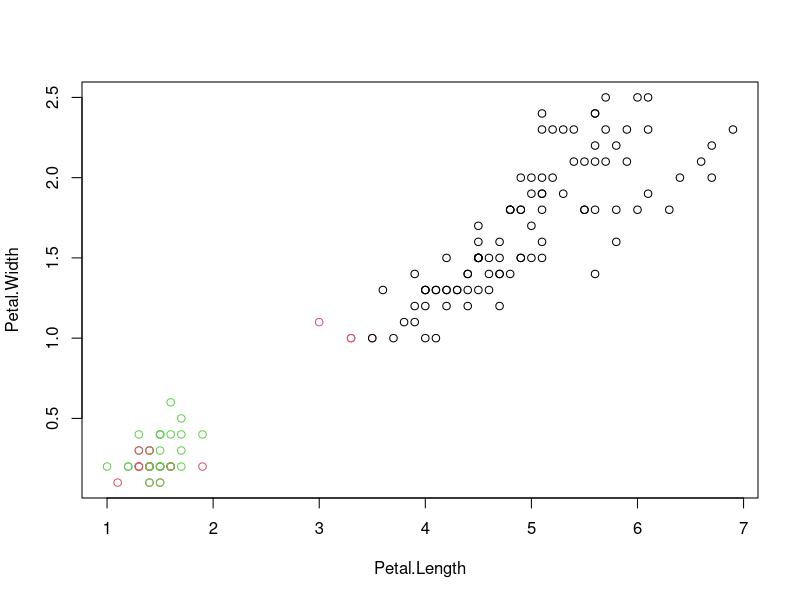
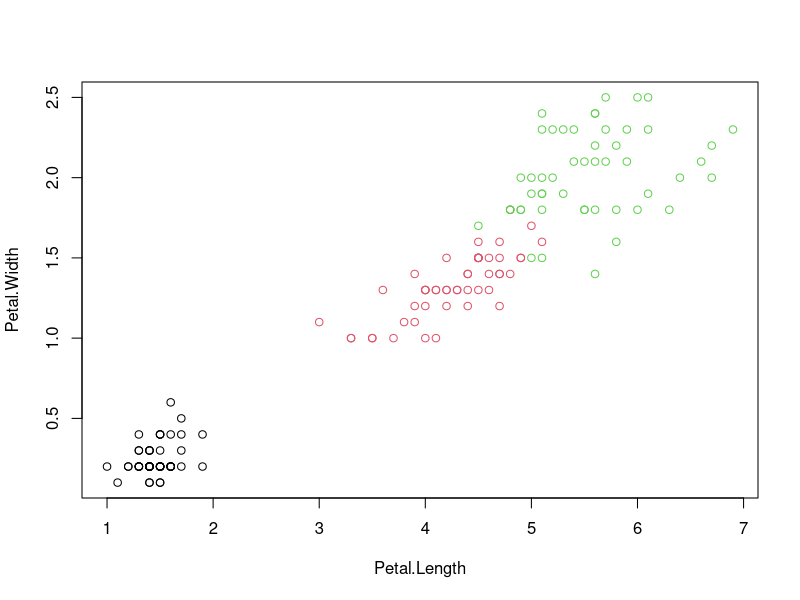
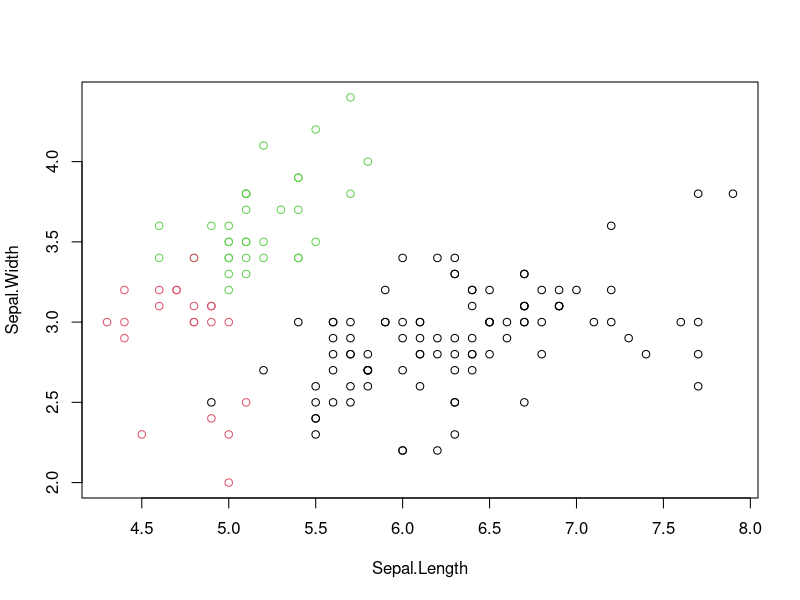
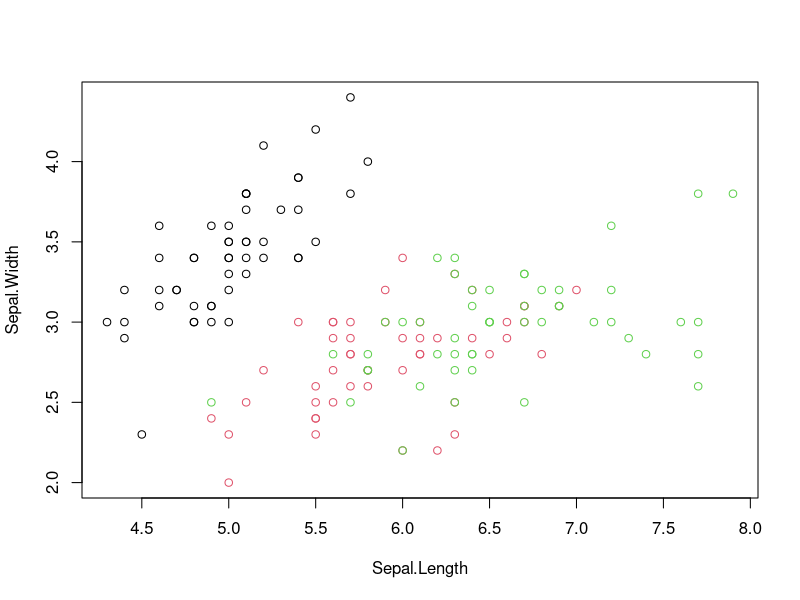

Reproduce these figures in R, in order.
#GETTING NEW DATA#
data(iris)
head(iris)
str(iris)

#NEW DATA WITH FEATURES ONLY#
iris_features <-iris
iris_features$Species <- NULL

#DATA CLEANING#
sum(is.na(iris_features)) 
na.omit(iris_features)

#K MEAN ANALYSIS#
results <- kmeans(iris_features,3) 
results

#OBSERVATIONS
results$size
results$cluster

#CHECKING#
table(iris$Species, results$cluster)
plot(iris[c("Petal.Length","Petal.Width")], col = results$cluster)
plot(iris[c("Petal.Length","Petal.Width")], col = iris$Species)
plot(iris[c("Sepal.Length","Sepal.Width")], col = results$cluster)
plot(iris[c("Sepal.Length","Sepal.Width")], col = iris$Species)
